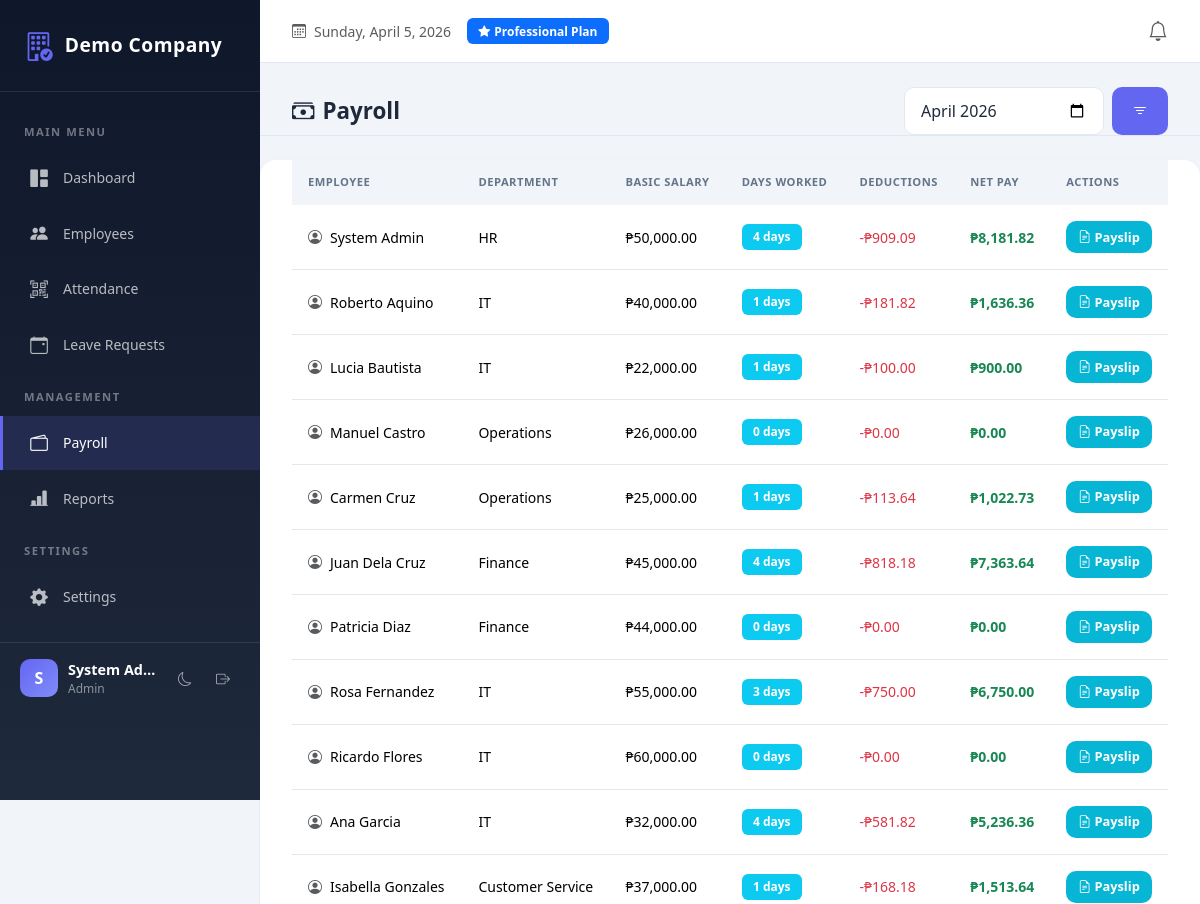
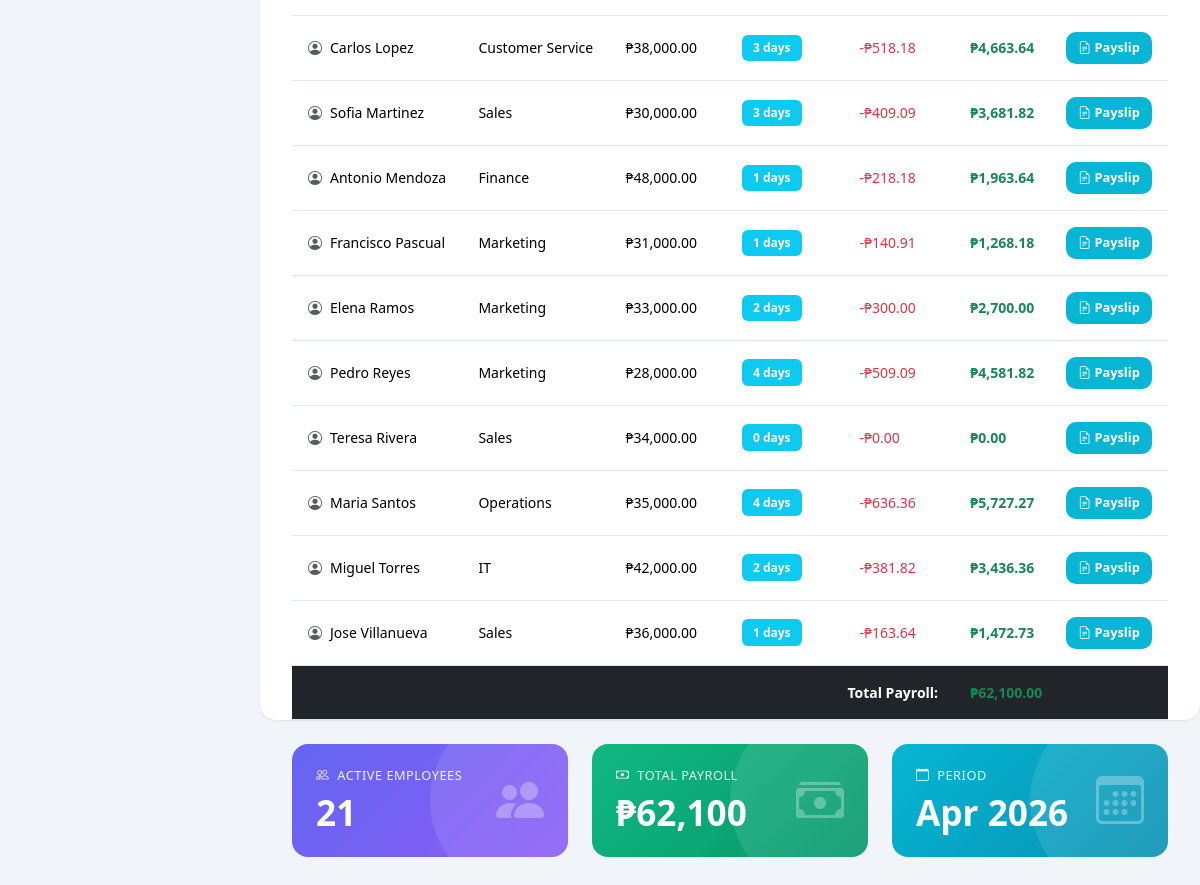
Screenshot of /modules/payroll/index.php (signed in) with the database file from the repository (2 pictures, top to bottom).
### tables this page shows
CREATE TABLE employees (
    id INT AUTO_INCREMENT PRIMARY KEY,
    company_id INT NOT NULL,
    employee_code VARCHAR(30),
    first_name VARCHAR(100) NOT NULL,
    last_name VARCHAR(100) NOT NULL,
    email VARCHAR(150) NOT NULL,
    phone VARCHAR(50),
    department_id INT NULL,
    position_id INT NULL,
    hire_date DATE NULL,
    basic_salary DECIMAL(10,2) DEFAULT 0,
    status ENUM('active','inactive') DEFAULT 'active',
    created_at DATETIME DEFAULT CURRENT_TIMESTAMP,
    UNIQUE KEY uniq_emp_code(company_id, employee_code),
    UNIQUE KEY uniq_emp_email(company_id, email)
);

CREATE TABLE departments (
    id INT AUTO_INCREMENT PRIMARY KEY,
    company_id INT NOT NULL,
    name VARCHAR(100) NOT NULL,
    UNIQUE KEY uniq_dept(company_id, name)
);

### includes/functions.php (called while the page is built, shortened)
<?php
function e($s) {
    return htmlspecialchars($s ?? "", ENT_QUOTES, "UTF-8");
}

### modules/payroll/index.php (the view, shortened to what this page needs)
<?php
require_once __DIR__.'/../../config/db.php';
require_once __DIR__.'/../../includes/header.php';
require_once __DIR__.'/../../includes/nav.php';
$month = $_GET['month'] ?? date('Y-m');
$hasSaas = $pdo->query("SHOW COLUMNS FROM employees LIKE 'company_id'")->fetch();
$cid = $hasSaas ? (company_id() ?? 1) : null;
if($hasSaas && $cid) {
    $st = $pdo->prepare("SELECT e.*, d.name as dept_name, p.name as pos_name,
        (SELECT COUNT(*) FROM attendance a WHERE a.employee_id=e.id AND DATE_FORMAT(a.date,'%Y-%m')=?) as days_worked
        FROM employees e
        LEFT JOIN departments d ON d.id=e.department_id
        LEFT JOIN positions p ON p.id=e.position_id
        WHERE e.company_id=? AND e.status='active'
        ORDER BY e.last_name, e.first_name");
    $st->execute([$month, $cid]);
    $rows = $st->fetchAll();
}
$totalPayroll = 0;
?>
<div class="page-header d-flex justify-content-between align-items-center">
    <h4><i class="bi bi-cash-stack me-2"></i>Payroll</h4>
    <form class="d-flex gap-2" method="get">
        <input type="month" class="form-control" name="month" value="<?= e($month) ?>">
        <button type="submit" class="btn btn-primary"><i class="bi bi-filter"></i></button>
    </form>
</div>
<div class="card">
    <div class="card-body p-0">
        <table class="table table-hover mb-0">
            <thead>
                <tr>
                    <th>Employee</th>
                    <th>Department</th>
                    <th>Basic Salary</th>
                    <th>Days Worked</th>
                    <th>Deductions</th>
                    <th>Net Pay</th>
                    <th>Actions</th>
                </tr>
            </thead>
            <tbody>
            <?php if(empty($rows)): ?>
                <tr><td colspan="7" class="text-center py-4 text-muted">No employees found</td></tr>
            <?php else: foreach($rows as $r):
                $workingDays = 22;
                $dailyRate = $r['basic_salary'] / $workingDays;
                $grossPay = $dailyRate * $r['days_worked'];
                $deductions = $grossPay * 0.1;
                $netPay = $grossPay - $deductions;
                $totalPayroll += $netPay;
            ?>
                <tr>
                    <td><i class="bi bi-person-circle me-2 text-muted"></i><?= e($r['first_name'].' '.$r['last_name']) ?></td>
                    <td><?= e($r['dept_name'] ?? '-') ?></td>
                    <td>₱<?= number_format($r['basic_salary'], 2) ?></td>
                    <td><span class="badge bg-info"><?= $r['days_worked'] ?> days</span></td>
                    <td class="text-danger">-₱<?= number_format($deductions, 2) ?></td>
                    <td class="fw-bold text-success">₱<?= number_format($netPay, 2) ?></td>
                    <td>
                        <a href="payslip.php?id=<?= $r['id'] ?>&month=<?= $month ?>" class="btn btn-sm btn-info">
                            <i class="bi bi-file-earmark-text"></i> Payslip
                        </a>
                    </td>
                </tr>
            <?php endforeach; endif; ?>
            </tbody>
            <tfoot>
                <tr class="table-dark">
                    <td colspan="5" class="text-end fw-bold">Total Payroll:</td>
                    <td colspan="2" class="fw-bold text-success">₱<?= number_format($totalPayroll, 2) ?></td>
                </tr>
            </tfoot>
        </table>
    </div>
</div>
<div class="row mt-4">
    <div class="col-md-4">
        <div class="stat-card primary">
            <h6><i class="bi bi-people me-2"></i>Active Employees</h6>
            <h2><?= count($rows) ?></h2>
            <i class="bi bi-people-fill icon"></i>
        </div>
    </div>
    <div class="col-md-4">
        <div class="stat-card success">
            <h6><i class="bi bi-cash me-2"></i>Total Payroll</h6>
            <h2>₱<?= number_format($totalPayroll, 0) ?></h2>
            <i class="bi bi-cash-stack icon"></i>
        </div>
    </div>
    <div class="col-md-4">
        <div class="stat-card info">
            <h6><i class="bi bi-calendar me-2"></i>Period</h6>
            <h2><?= date('M Y', strtotime($month.'-01')) ?></h2>
            <i class="bi bi-calendar3 icon"></i>
        </div>
    </div>
</div>
<?php require_once __DIR__.'/../../includes/footer.php'; ?>

### public/assets/css/style.css (style rules this page uses)
* { margin: 0; padding: 0; box-sizing: border-box; }
body { font-family: 'Segoe UI', system-ui, -apple-system, sans-serif; font-size: 14px; background: var(--bg-body); color: var(--text-primary); min-height: 100vh; transition: background 0.3s ease, color 0.3s ease; }
.card, .modal-content, .dropdown-menu, .table, .btn, .form-control, .form-select { transition: background 0.3s ease, border-color 0.3s ease, color 0.3s ease; }
.main-content > *:not(.top-bar) { padding: 0 2rem; }
.main-content > .page-header { padding-top: 1.5rem; }
.main-content > *:last-child { padding-bottom: 2rem; }
.card { border: none; border-radius: 16px; box-shadow: 0 1px 3px rgba(0,0,0,0.08); background: var(--bg-card); overflow: hidden; }
.stat-card { position: relative; padding: 1.5rem; border-radius: 16px; color: white; overflow: hidden; transition: transform 0.2s ease, box-shadow 0.2s ease; }
.stat-card::before { content: ''; position: absolute; top: -50%; right: -50%; width: 100%; height: 200%; background: rgba(255,255,255,0.1); border-radius: 50%; }
.stat-card.primary { background: linear-gradient(135deg, #6366f1, #8b5cf6); }
.stat-card.success { background: linear-gradient(135deg, #10b981, #059669); }
.stat-card.info { background: linear-gradient(135deg, #06b6d4, #0891b2); }
.stat-card h6 { opacity: 0.9; font-size: 0.8rem; text-transform: uppercase; letter-spacing: 0.5px; margin-bottom: 0.5rem; }
.stat-card h2 { font-size: 2.2rem; font-weight: 700; margin: 0; }
.stat-card .icon { position: absolute; right: 1.5rem; top: 50%; transform: translateY(-50%); font-size: 3rem; opacity: 0.3; }
.table { margin-bottom: 0; color: var(--text-primary); }
.table thead th { background: var(--bg-body); color: var(--text-secondary); font-weight: 600; border: none; padding: 0.875rem 1rem; text-transform: uppercase; font-size: 0.7rem; letter-spacing: 0.5px; }
.table tbody tr { transition: all 0.15s ease; }
.table td { padding: 1rem; vertical-align: middle; border-color: var(--border-color); }
.btn { border-radius: 10px; font-weight: 600; padding: 0.6rem 1.25rem; transition: all 0.2s ease; border: none; }
.btn-primary { background: var(--primary); }
.btn-info { background: var(--info); color: white; }
.btn-sm { padding: 0.4rem 0.75rem; font-size: 0.8rem; }
.form-control, .form-select { border-radius: 10px; border: 1px solid var(--border-color); padding: 0.7rem 1rem; transition: all 0.2s ease; background: var(--bg-card); color: var(--text-primary); }
.badge { padding: 0.45rem 0.7rem; border-radius: 6px; font-weight: 600; font-size: 0.75rem; }
.page-header { margin-bottom: 1.5rem; padding-bottom: 1rem; border-bottom: 1px solid var(--border-color); }
.page-header h4 { font-weight: 700; color: var(--text-primary); margin: 0; font-size: 1.4rem; }
.card, .stat-card { animation: fadeIn 0.3s ease-out; }

### rows the page displays
employees: first_name+last_name "System Admin", department.name "HR", basic_salary "50,000.00", days_worked "4", deductions "909.09", netPay "8,181.82"
employees: first_name+last_name "Roberto Aquino", department.name "IT", basic_salary "40,000.00", days_worked "1", deductions "181.82", netPay "1,636.36"
employees: first_name+last_name "Lucia Bautista", department.name "IT", basic_salary "22,000.00", days_worked "1", deductions "100.00", netPay "900.00"
employees: first_name+last_name "Manuel Castro", department.name "Operations", basic_salary "26,000.00", days_worked "0", deductions "0.00", netPay "0.00"
employees: first_name+last_name "Carmen Cruz", department.name "Operations", basic_salary "25,000.00", days_worked "1", deductions "113.64", netPay "1,022.73"
employees: first_name+last_name "Juan Dela Cruz", department.name "Finance", basic_salary "45,000.00", days_worked "4", deductions "818.18", netPay "7,363.64"
employees: first_name+last_name "Patricia Diaz", department.name "Finance", basic_salary "44,000.00", days_worked "0", deductions "0.00", netPay "0.00"
employees: first_name+last_name "Rosa Fernandez", department.name "IT", basic_salary "55,000.00", days_worked "3", deductions "750.00", netPay "6,750.00"
employees: first_name+last_name "Ricardo Flores", department.name "IT", basic_salary "60,000.00", days_worked "0", deductions "0.00", netPay "0.00"
employees: first_name+last_name "Ana Garcia", department.name "IT", basic_salary "32,000.00", days_worked "4", deductions "581.82", netPay "5,236.36"
employees: first_name+last_name "Isabella Gonzales", department.name "Customer Service", basic_salary "37,000.00", days_worked "1", deductions "168.18", netPay "1,513.64"
employees: first_name+last_name "Carlos Lopez", department.name "Customer Service", basic_salary "38,000.00", days_worked "3", deductions "518.18", netPay "4,663.64"
employees: first_name+last_name "Sofia Martinez", department.name "Sales", basic_salary "30,000.00", days_worked "3", deductions "409.09", netPay "3,681.82"
employees: first_name+last_name "Antonio Mendoza", department.name "Finance", basic_salary "48,000.00", days_worked "1", deductions "218.18", netPay "1,963.64"
employees: first_name+last_name "Francisco Pascual", department.name "Marketing", basic_salary "31,000.00", days_worked "1", deductions "140.91", netPay "1,268.18"
employees: first_name+last_name "Elena Ramos", department.name "Marketing", basic_salary "33,000.00", days_worked "2", deductions "300.00", netPay "2,700.00"
employees: first_name+last_name "Pedro Reyes", department.name "Marketing", basic_salary "28,000.00", days_worked "4", deductions "509.09", netPay "4,581.82"
employees: first_name+last_name "Teresa Rivera", department.name "Sales", basic_salary "34,000.00", days_worked "0", deductions "0.00", netPay "0.00"
employees: first_name+last_name "Maria Santos", department.name "Operations", basic_salary "35,000.00", days_worked "4", deductions "636.36", netPay "5,727.27"
employees: first_name+last_name "Miguel Torres", department.name "IT", basic_salary "42,000.00", days_worked "2", deductions "381.82", netPay "3,436.36"
employees: first_name+last_name "Jose Villanueva", department.name "Sales", basic_salary "36,000.00", days_worked "1", deductions "163.64", netPay "1,472.73"

### other values shown
$company['name'] "Demo Company"
substr($u['name'] ?: $u['email'], 0, 1) "S"
$u['name'] ?: $u['email'] "System Ad…"
$u['role'] "Admin"
$company['plan'] "Professional"
$totalPayroll "62,100.00"
count($rows) "21"
$totalPayroll "62,100"
date('M Y', strtotime($month.'-01')) "Apr 2026"
